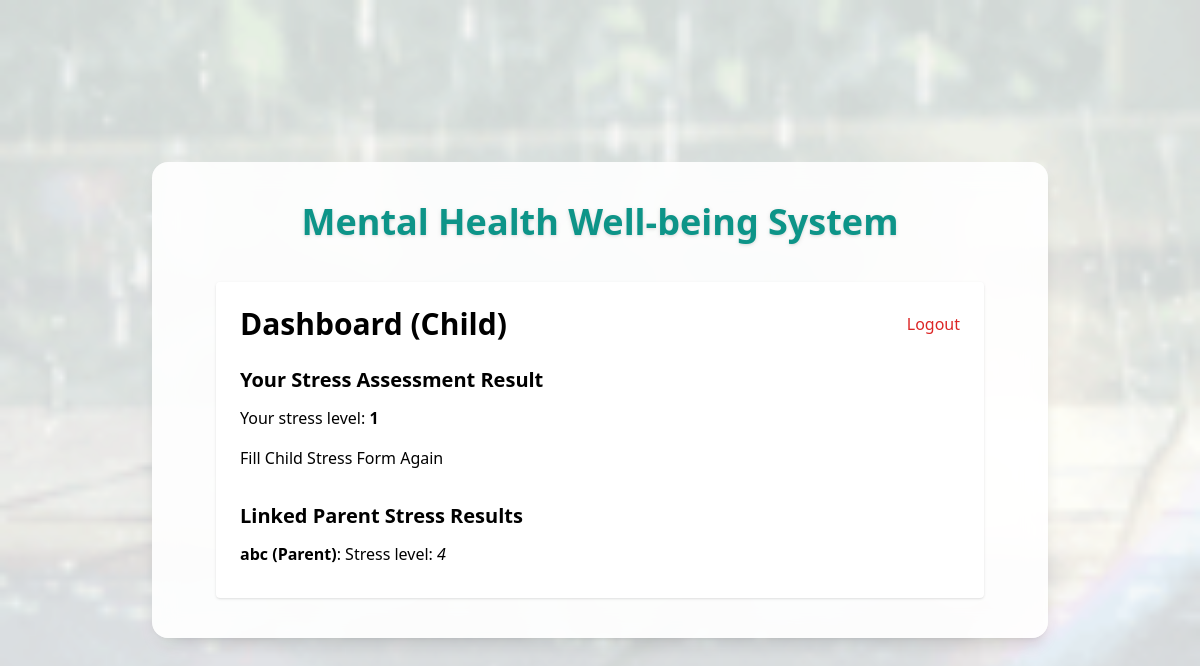
Page /dashboard/ (signed in) on the committed database.
### mental_health_app/models.py (models this page shows, shortened)
class UserProfile(models.Model):
    ROLE_CHOICES = [('parent', 'Parent'), ('child', 'Child')]
    user = models.OneToOneField(User, on_delete=models.CASCADE)
    role = models.CharField(max_length=10, choices=ROLE_CHOICES)
    linked_parent = models.ForeignKey(User, on_delete=models.CASCADE, null=True, blank=True, related_name='children')

class StressResult(models.Model):
    user = models.OneToOneField(User, on_delete=models.CASCADE)
    stress_level = models.IntegerField()
    created_at = models.DateTimeField(auto_now_add=True)

### mental_health_app/views.py (the view)
# urls.py: path('dashboard/', views.dashboard, name='dashboard'),
@login_required
def dashboard(request):
    profile = request.user.userprofile
    own_result = None
    linked_results = []
    try:
        own_result = StressResult.objects.get(user=request.user)
    except StressResult.DoesNotExist:
        own_result = None
    if profile.role == 'parent':
        children = UserProfile.objects.filter(linked_parent=request.user, role='child')
        for child_profile in children:
            try:
                res = StressResult.objects.get(user=child_profile.user)
                linked_results.append({'user': child_profile.user.username, 'role': 'Child', 'stress_level': res.stress_level})
            except StressResult.DoesNotExist:
                linked_results.append({'user': child_profile.user.username, 'role': 'Child', 'stress_level': None})
    elif profile.role == 'child':
        parent_profile = profile.linked_parent.userprofile if profile.linked_parent else None
        if parent_profile:
            try:
                res = StressResult.objects.get(user=profile.linked_parent)
                linked_results.append({'user': profile.linked_parent.username, 'role': 'Parent', 'stress_level': res.stress_level})
            except StressResult.DoesNotExist:
                linked_results.append({'user': profile.linked_parent.username, 'role': 'Parent', 'stress_level': None})
    return render(request, 'stress_app/dashboard.html', {
        'own_result': own_result,
        'linked_results': linked_results,
        'role': profile.role,
    })

### mental_health_app/templates/stress_app/dashboard.html (shortened to what this page needs)
{% extends 'stress_app/base.html' %}
{% block content %}
<div class="max-w-3xl mx-auto mt-10 p-6 bg-white rounded shadow">
  <div class="flex justify-between items-center mb-6">
    <h2 class="text-3xl font-bold">Dashboard ({{ role|title }})</h2>
    <form method="post" action="{% url 'logout' %}">
      <button type="submit" class="btn-logout text-red-600 hover:underline">Logout</button>
    </form>
  </div>
  <section class="mb-8">
    <h3 class="text-xl font-semibold mb-3">Your Stress Assessment Result</h3>
    {% if own_result %}
      <p>Your stress level: <strong>{{ own_result.stress_level }}</strong></p>
      <p class="mt-4">
        {% if role == 'parent' %}
          <a href="{% url 'parent_form' %}" class="btn-primary">Fill Parent Stress Form Again</a>
        {% elif role == 'child' %}
          <a href="{% url 'child_form' %}" class="btn-primary">Fill Child Stress Form Again</a>
        {% endif %}
      </p>
    {% endif %}
  </section>
  <section>
    <h3 class="text-xl font-semibold mb-3">
      Linked
      {% if role == 'parent' %}
        Children
      {% else %}
        Parent
      {% endif %}
      Stress Results
    </h3>
    {% if linked_results %}
      <ul>
        {% for res in linked_results %}
          <li class="mb-2">
            <strong>{{ res.user }} ({{ res.role }})</strong>:
            {% if res.stress_level %}
              Stress level: <em>{{ res.stress_level }}</em>
            {% endif %}
          </li>
        {% endfor %}
      </ul>
    {% else %}
      <p>No linked users found.</p>
    {% endif %}
  </section>
</div>
{% endblock %}

### rows in the picture
UserProfile: role "Child"
StressResult: stress_level "1"
UserProfile: user "abc", role "Parent", stress_level "4"
